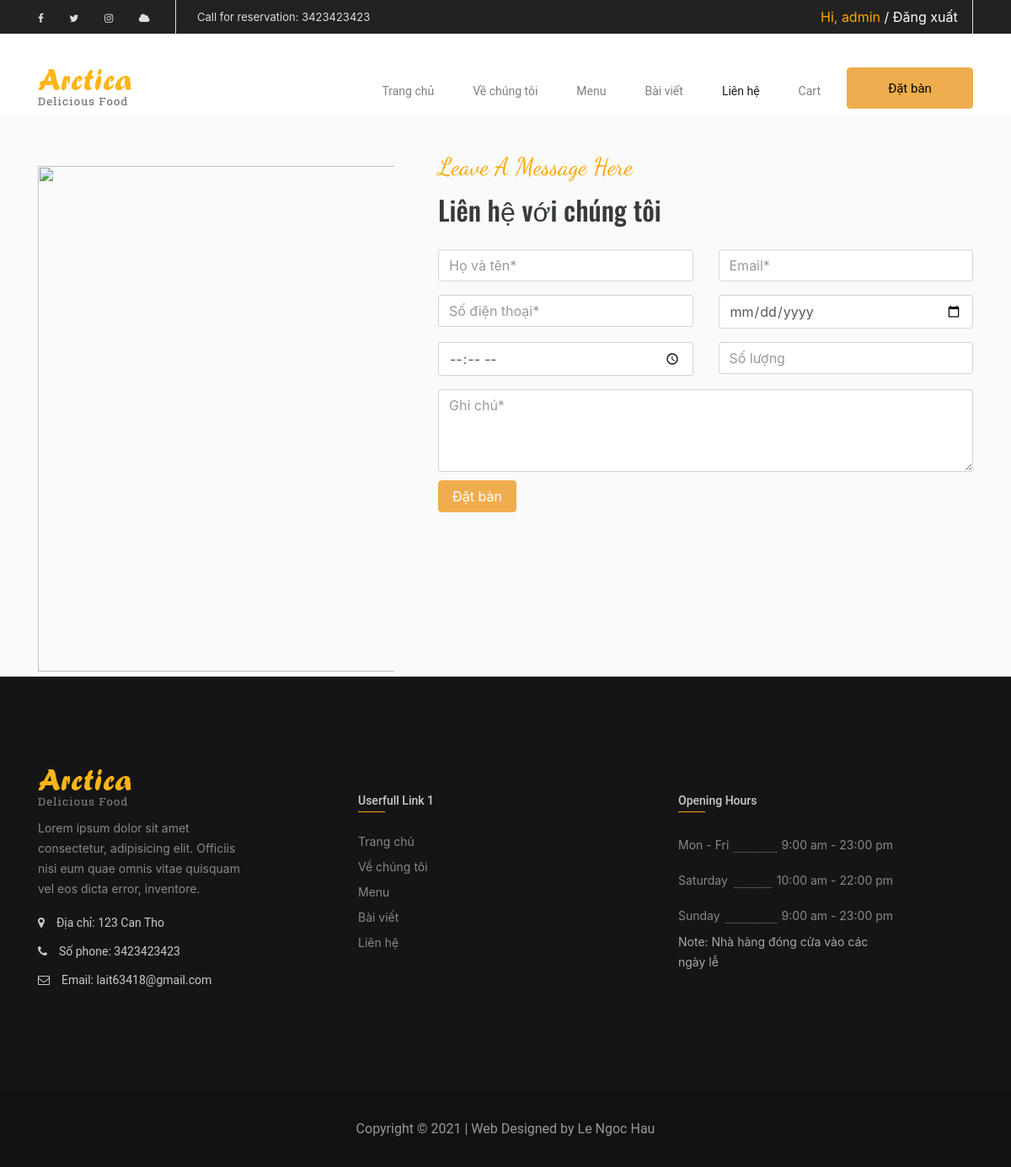
The page /contact/ (signed in) on the database its author committed.
### contact/models.py (models this page shows, shortened)
class ContactInfo(models.Model):
    address = models.CharField('Địa chỉ', max_length=100)
    phoneNumber = models.CharField('Số điện thoại', max_length=11)
    email = models.CharField('Email', null=True, max_length=100)
    coordinates = models.TextField('Vị trí trên bản đồ', null=True)
    class Meta:
        verbose_name = _("Thông tin liên hệ")
        verbose_name_plural = _("Thông tin liên hệ")

### contact/views.py (the view, shortened to what this page needs)
# urls.py: path('', views.contact, name='contact'),
def contact(request):
    contactInfo = ContactInfo.objects.get(pk=1)
    data = Reservations()
    return render(
		request=request,
		template_name = "contact.html",
		context={
			'contactInfo': contactInfo
		}
	)

### templates/contact.html (shortened to what this page needs)
{% extends "base.html" %}
{% load static %}
{% load humanize %}
{% block main %}
	<div class="gioithieudaubep wow fadeInUp">
		<div class="container">
			<div class="row">
				<div class="col-sm-4">
					<img src="{% static '' %}images/chef.jpg" alt="" class="anhdaubep">
				</div>
				<div class="col-sm-7 push-sm-1">
					<div class="thongtinct">
						<span class="Master fontdacing">Leave A Message Here </span>
						<h2 class="fontoswald">Liên hệ với chúng tôi</h2>
					</div>
					<form method="POST" action="#">
						<div class="khoiform">
							<div class="row">
								<div class="col-sm-6">
									<div class="form-group">
										<input type="text" name="customerName" class="form-control" placeholder="Họ và tên*">
									</div>
								</div>
								<div class="col-sm-6">
									<div class="form-group">
										<input type="email" name="email" class="form-control" placeholder="Email*">
									</div>
								</div>
								<div class="col-sm-6">
									<div class="form-group">
										<input type="number" name="phoneNumber" class="form-control" placeholder="Số điện thoại*">
									</div>
								</div>
								<div class="col-sm-6">
									<div class="form-group">
										<input type="date" name="date" class="form-control" placeholder="Ngày*">
									</div>
								</div>
								<div class="col-sm-6">
									<div class="form-group">
										<input type="time" name="time" class="form-control" placeholder="Giờ*">
									</div>
								</div>
								<div class="col-sm-6">
									<div class="form-group">
										<input type="number" name="amount" class="form-control" placeholder="Số lượng">
									</div>
								</div>
								<div class="col-sm-12">
									<textarea class="form-control" name="note" id="Textarea" rows="4" placeholder="Ghi chú*"></textarea>
								</div>
								<div class="col-sm-12">
								<button type="submit" class="btn btn-warning  booktable  wow swing" style="margin-top: 10px;" >Đặt bàn</button>
								</div>
							</div>
						</div>
					</form>
				</div>
			</div>
		</div>
	</div>
{% endblock %}

### templates/base.html (shortened to what this page needs)
<!DOCTYPE html>
{% load static %}
<html lang="en"><head>
	<link rel="stylesheet" href="{% static '' %}vendor/bootstrap.css">
	<link rel="stylesheet" href="{% static '' %}vendor/font-awesome.css">
	<link rel="stylesheet" href="{% static '' %}vendor/bootstrap.css">
 	<link rel="stylesheet" href="{% static '' %}1.css">
</head>
<body >
	<div class="topheader">
		<div class="container">
			<div class="row">
				<div class="col-sm-6">
					<div class="mangxh float-sm-left text-xs-center text-sm-left">
						<a href=""><i class="fa fa-facebook"></i></a>
						<a href=""><i class="fa fa-twitter"></i></a>
						<a href=""><i class="fa fa-instagram"></i></a>
						<a href=""><i class="fa fa-cloud"></i></a>
					</div>
					<div class="datban wow pulse">
						Call for reservation: {{contactInfo.phoneNumber}}
					</div>
				</div>
				<div class="col-sm-6">
					{% if user.id is not None %}
						<div class=" openingtop float-sm-right text-sm-left text-xs-center  wow pulse">
							<a style="color: orange;">Hi, {{user.username}}</a> /
							<a href="{% url 'logout' %}" style="color: white;">Đăng xuất</a>
						</div>
					{% else %}
						<div class=" openingtop float-sm-right text-sm-left text-xs-center  wow pulse">
							<a href="{% url 'login' %}" style="color: orange;">Đăng nhập</a> /
							<a href="{% url 'register' %}" style="color: white;">Đăng ký</a>
						</div>
					{% endif %}
				</div>
			</div>
		</div>
	</div>
	<div class="logovamenu">
		<nav class="navbar navbar-light fontroboto">
			<div class="container">
				<div class="collapse navbar-toggleable-xs logo" id="mtren">
					<a class="navbar-brand text-xs-center" href="index.html"><img src="images/logo.png" alt=""></a>
					<ul class="nav navbar-nav float-sm-right">
						<li class="nav-item  {% if request.resolver_match.url_name == 'home' %}active{% endif %}">
							<a class="nav-link" href="{% url 'home' %}">Trang chủ</a>
						</li>
						<li class="nav-item  {% if request.resolver_match.url_name == 'about' %}active{% endif %}">
							<a class="nav-link" href="{% url 'about' %}">Về chúng tôi</a>
						</li>
						<li class="nav-item  {% if request.resolver_match.url_name == 'menu' %}active{% endif %}">
							<a class="nav-link" href="{% url 'menu' %}">Menu</a>
						</li>
						<li class="nav-item  {% if request.resolver_match.url_name == 'showPosts' %}active{% endif %}">
							<a class="nav-link" href="{% url 'showPosts' %}">Bài viết</a>
						</li>
						<li class="nav-item  {% if request.resolver_match.url_name == 'contact' %}active{% endif %}">
							<a class="nav-link" href="{% url 'contact' %}">Liên hệ</a>
						</li>
						<li class="nav-item {% if request.resolver_match.url_name == 'order' %}active{% endif %}">
							<a class="nav-link" href="{% url 'order' %}">Cart</a>
						</li>
						<li class="nav-item datbanmenu">
							<a class="nav-link btn btn-warning wow bounce" data-wow-iteration="2" href="{% url 'contact' %}">Đặt bàn</a>
						</li>
					</ul>
				</div>
			</div>
		</nav>
	</div>
    {% block main %}
    {% endblock %}
    <div class="footertop">
		<div class="container">
			<div class="row">
				<div class="col-sm-3 cotf1">
					<a href=""><img src="{% static '' %}images/logo.png" alt="logof"></a>
					<p>Lorem ipsum dolor sit amet consectetur, adipisicing elit. Officiis nisi eum quae omnis vitae quisquam vel eos dicta error, inventore.</p>
					<div class="lienheft">
						<i class="fa fa-map-marker"></i>
						<span class="textlhft fontroboto">Địa chỉ: {{contactInfo.address}}</span>
					</div>
					<div class="lienheft">
						<i class="fa fa-phone"></i>
						<span class="textlhft fontroboto">Số phone: {{contactInfo.phoneNumber}}</span>
					</div>
					<div class="lienheft">
						<i class="fa fa-envelope-o"></i>
						<span class="textlhft fontroboto">Email: {{contactInfo.email}}</span>
					</div>
				</div>
				<div class="col-sm-2 push-sm-1 cotf2">
					<h2 class="tdft">Userfull Link 1</h2>
					<ul>
						<li><a href="{% url 'home' %}">Trang chủ</a></li>
						<li><a href="{% url 'about' %}">Về chúng tôi</a></li>
						<li><a href="#">Menu</a></li>
						<li><a href="{% url 'showPosts' %}">Bài viết</a></li>
						<li><a href="{% url 'contact' %}">Liên hệ</a></li>
					</ul>
				</div>
				<div class="col-sm-3 cotf3">
				</div>
				<div class="col-sm-3 cotf4 wow pulse" data-wow-iteration="2">
					<h2 class="tdft">Opening Hours</h2>
					<div class="opening1">
						<div class="phai float-xs-right">9:00 am - 23:00 pm</div>
						<div class="trai">Mon - Fri</div>
					</div>
					<div class="opening1">
						<div class="phai float-xs-right">10:00 am - 22:00 pm</div>
						<div class="trai">Saturday</div>
					</div>
					<div class="opening1">
						<div class="phai float-xs-right">9:00 am - 23:00 pm</div>
						<div class="trai">Sunday</div>
					</div>
					<p>Note: Nhà hàng đóng cửa vào các ngày lễ</p>
				</div>
			</div>
		</div>
	</div>
	<div class="footerbottom text-xs-center fontroboto  wow fadeInUp">
		Copyright © 2021 | Web Designed by Le Ngoc Hau
	</div>
</body>
</html>

### static/1.css (style rules this page uses)
.fontroboto { font-family: 'Roboto', sans-serif; }
.fontoswald { font-family: 'Oswald', sans-serif; }
.fontdacing { font-family: 'Dancing Script', cursive; }
.datban { border-left: 1px solid #ddd; float: left; margin-left: 17px; padding-left: 25px; font-size: 13px; color: #ddd; }
.openingtop { border-right: 1px solid #ddd; padding-right: 17px; }
.mangxh a:nth-child(1) { padding-left: 0; }
.mangxh a { color: #dddddd; font-size: 12px; padding: 0 13px; }
.topheader { background: #222222; height: 40px; color: white; line-height: 40px; }
a.nav-link { font-size: 14px; color: #777777; margin-top: 43px; padding: 0 15px; }
.logo img { margin-top: 30px; }
.datbanmenu a.nav-link.btn.btn-warning { font-size: 15px; font-weight: 10px; width: 150px; height: 49px; color: black; line-height: 18px; margin-top: 32px; padding: 15px; }
* { margin: 0; padding: 0; }
.gioithieudaubep { padding: 50px 0; background-color: #fafafa; min-height: 600px; }
.anhdaubep { width: 500px; height: 600px; padding-right: 77px; padding-bottom: -50px; margin-top: 10px; margin-bottom: -44px; }
.Master { color: orange; font-size: 29px; transform: translateY(-11px); display: block; }
.footertop { background-color: #151515; color: #888; line-height: 24px; font-size: 14px; font-size: 14px; padding-top: 110px; padding-bottom: 110px; }
.cotf1 p { padding-top: 15px; }
.lienheft { padding-bottom: 10px; color: #cac9c9; }
.lienheft i.fa { padding-right: 10px; }
h2.tdft { font-size: 14px; color: #ccc; font-family: 'Roboto', sans-serif; margin-bottom: 20px; margin-top: 30px; }
.cotf1 { padding-right: 30px; }
h2.tdft:after { content: ""; display: block; width: 32px; height: 1px; margin-top: 5px; background: orange; }
.cotf2 ul li, .cotf3 ul li { list-style: none; }
.cotf2 ul li a, .cotf3 ul li a { font-size: 14px; line-height: 28px; color: #888; line-height: 30px; }
.cotf3 { padding-left: 70px; }
.opening1 { border-bottom: 1px dotted; height: 28px; margin-top: 14px; }
.opening1 .phai { transform: translateY(7px); display: block; background: #151515; padding-left: 6px; }
.opening1 .trai { float: left; transform: translateY(7px); display: block; background: #151515; padding-right: 6px; }
.cotf4 p { padding-top: 10px; color: #a8a8a8; }
.footerbottom { line-height: 90px; height: 90px; color: #999; background-color: #111111; }
.khoiform { margin-top: 30px; }

### rows shown on the page
ContactInfo: phoneNumber "3423423423", address "123 Can Tho", email "lait63418@gmail.com"

### other values the page prints
{{ user.username }} "admin"
